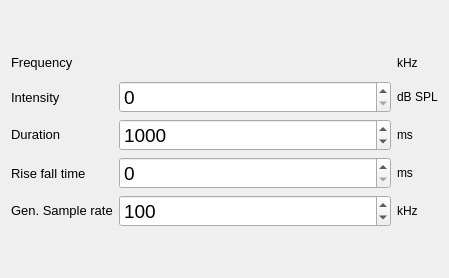
<?xml version="1.0" encoding="UTF-8"?>
<ui version="4.0">
 <class>ToneParameterWidget</class>
 <widget class="QWidget" name="ToneParameterWidget">
  <property name="geometry">
   <rect>
    <x>0</x>
    <y>0</y>
    <width>449</width>
    <height>278</height>
   </rect>
  </property>
  <property name="windowTitle">
   <string>Form</string>
  </property>
  <layout class="QVBoxLayout" name="verticalLayout">
   <item>
    <layout class="QGridLayout" name="gridLayout_5">
     <item row="0" column="2">
      <widget class="QLabel" name="funit_lbl1">
       <property name="text">
        <string>kHz</string>
       </property>
      </widget>
     </item>
     <item row="0" column="0">
      <widget class="QLabel" name="label_41">
       <property name="sizePolicy">
        <sizepolicy hsizetype="Fixed" vsizetype="Preferred">
         <horstretch>0</horstretch>
         <verstretch>0</verstretch>
        </sizepolicy>
       </property>
       <property name="font">
        <font>
         <pointsize>10</pointsize>
        </font>
       </property>
       <property name="text">
        <string>Frequency</string>
       </property>
      </widget>
     </item>
     <item row="4" column="0">
      <widget class="QLabel" name="label_40">
       <property name="font">
        <font>
         <pointsize>10</pointsize>
        </font>
       </property>
       <property name="text">
        <string>Rise fall time</string>
       </property>
      </widget>
     </item>
     <item row="5" column="2">
      <widget class="QLabel" name="funit_lbl2">
       <property name="sizePolicy">
        <sizepolicy hsizetype="Fixed" vsizetype="Fixed">
         <horstretch>0</horstretch>
         <verstretch>0</verstretch>
        </sizepolicy>
       </property>
       <property name="text">
        <string>kHz</string>
       </property>
      </widget>
     </item>
     <item row="5" column="1">
      <widget class="QSpinBox" name="extone_aosr_spnbx">
       <property name="font">
        <font>
         <pointsize>14</pointsize>
        </font>
       </property>
       <property name="minimum">
        <number>10</number>
       </property>
       <property name="maximum">
        <number>1000</number>
       </property>
       <property name="singleStep">
        <number>10</number>
       </property>
       <property name="value">
        <number>100</number>
       </property>
      </widget>
     </item>
     <item row="5" column="0">
      <widget class="QLabel" name="label_37">
       <property name="sizePolicy">
        <sizepolicy hsizetype="Fixed" vsizetype="Fixed">
         <horstretch>0</horstretch>
         <verstretch>0</verstretch>
        </sizepolicy>
       </property>
       <property name="font">
        <font>
         <pointsize>10</pointsize>
        </font>
       </property>
       <property name="text">
        <string>Gen. Sample rate</string>
       </property>
      </widget>
     </item>
     <item row="4" column="2">
      <widget class="QLabel" name="tunit_lbl3">
       <property name="sizePolicy">
        <sizepolicy hsizetype="Fixed" vsizetype="Fixed">
         <horstretch>0</horstretch>
         <verstretch>0</verstretch>
        </sizepolicy>
       </property>
       <property name="text">
        <string>ms</string>
       </property>
      </widget>
     </item>
     <item row="4" column="1">
      <widget class="QSpinBox" name="extone_risefall_spnbx">
       <property name="font">
        <font>
         <pointsize>14</pointsize>
        </font>
       </property>
       <property name="maximum">
        <number>100</number>
       </property>
      </widget>
     </item>
     <item row="2" column="0">
      <widget class="QLabel" name="label_32">
       <property name="sizePolicy">
        <sizepolicy hsizetype="Preferred" vsizetype="Fixed">
         <horstretch>0</horstretch>
         <verstretch>0</verstretch>
        </sizepolicy>
       </property>
       <property name="font">
        <font>
         <pointsize>10</pointsize>
        </font>
       </property>
       <property name="text">
        <string>Duration</string>
       </property>
      </widget>
     </item>
     <item row="2" column="1">
      <widget class="QSpinBox" name="extone_dur_spnbx">
       <property name="font">
        <font>
         <pointsize>14</pointsize>
        </font>
       </property>
       <property name="minimum">
        <number>100</number>
       </property>
       <property name="maximum">
        <number>50000</number>
       </property>
       <property name="singleStep">
        <number>100</number>
       </property>
       <property name="value">
        <number>1000</number>
       </property>
      </widget>
     </item>
     <item row="2" column="2">
      <widget class="QLabel" name="tunit_lbl2">
       <property name="sizePolicy">
        <sizepolicy hsizetype="Preferred" vsizetype="Fixed">
         <horstretch>0</horstretch>
         <verstretch>0</verstretch>
        </sizepolicy>
       </property>
       <property name="text">
        <string>ms</string>
       </property>
      </widget>
     </item>
     <item row="1" column="0">
      <widget class="QLabel" name="label_42">
       <property name="font">
        <font>
         <pointsize>10</pointsize>
        </font>
       </property>
       <property name="text">
        <string>Intensity</string>
       </property>
      </widget>
     </item>
     <item row="1" column="1">
      <widget class="QSpinBox" name="extone_db_spnbx">
       <property name="font">
        <font>
         <pointsize>14</pointsize>
        </font>
       </property>
      </widget>
     </item>
     <item row="1" column="2">
      <widget class="QLabel" name="label_6">
       <property name="text">
        <string>dB SPL</string>
       </property>
      </widget>
     </item>
     <item row="0" column="1">
      <widget class="IncrementInput" name="extone_freq_spnbx" native="true">
       <property name="sizePolicy">
        <sizepolicy hsizetype="Preferred" vsizetype="Fixed">
         <horstretch>0</horstretch>
         <verstretch>0</verstretch>
        </sizepolicy>
       </property>
       <property name="minimumSize">
        <size>
         <width>0</width>
         <height>25</height>
        </size>
       </property>
      </widget>
     </item>
    </layout>
   </item>
  </layout>
 </widget>
 <customwidgets>
  <customwidget>
   <class>IncrementInput</class>
   <extends>QWidget</extends>
   <header>audiolab.main.incrementer</header>
   <container>1</container>
  </customwidget>
 </customwidgets>
 <resources/>
 <connections/>
</ui>
